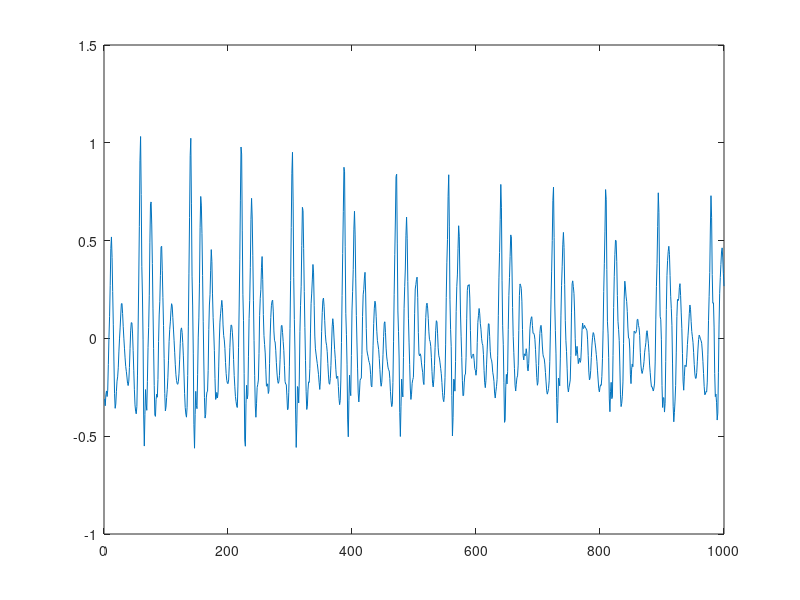
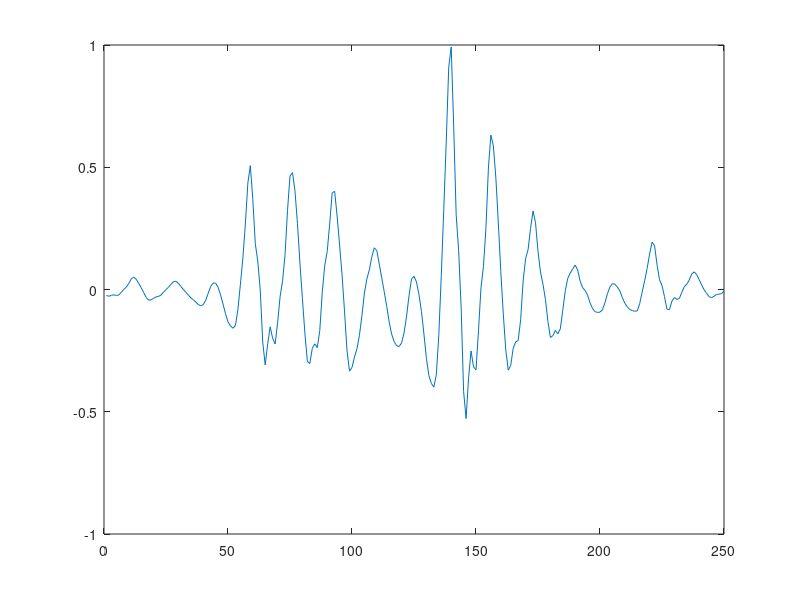
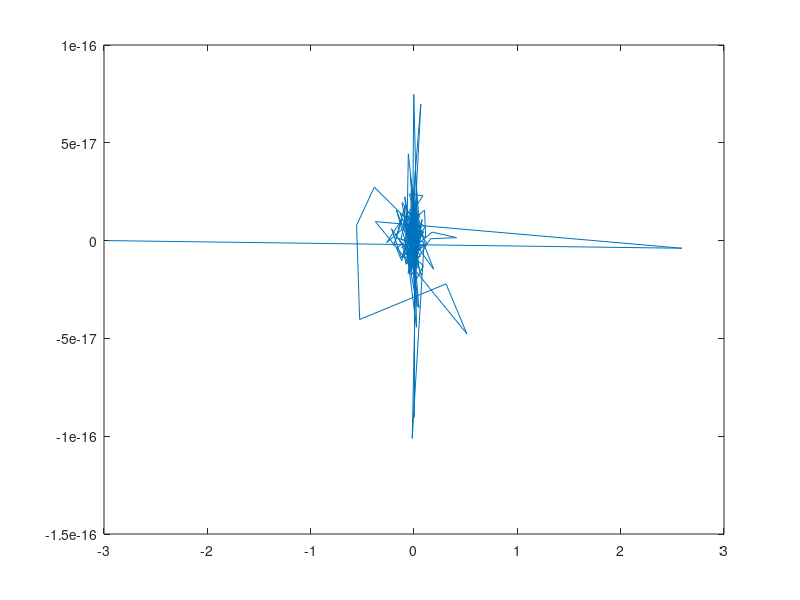
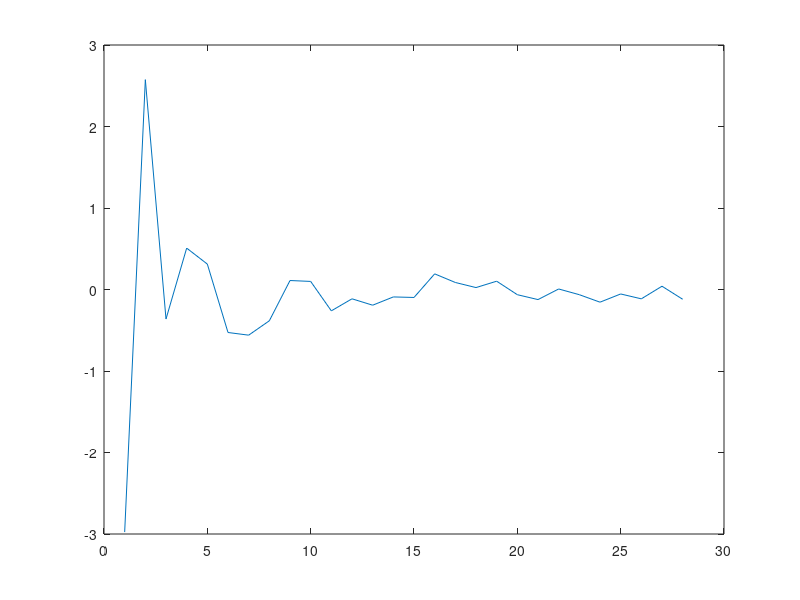

Write the MATLAB code that produced these figures, in order.
load('final2017_p1.mat');
%Code for part a)
y = speech;
figure
plot(y)
ham = hamming(250);
%Make window
windowed_y = y(1:250)'.*ham;
figure
plot(windowed_y)
%Take fft
ffy = fft(windowed_y,1024);
%Find magnitude of fft
for i = 1:length(ffy)
    magffy(i) = abs(ffy(i));
end
%Find fourier of real cepstrum
for i = 1:length(ffy)
    logffy(i) = log(abs(ffy(i))^2);
end
%Get the real cepstrum
ilogffy = ifft(logffy);
%ilogffy(1) = 0;
%ilogffy(end) = 0;
ilogffy;
figure
plot(ilogffy(1:200))
% inds = 0;
% for i = 20:140
%     if abs(ilogffy(i)) > 10*abs(ilogffy(i+1))
%         inds = [inds, i];
%     end
% end
% inds



%Part b)
%Find the max of the cepstrum between 20 and 140. This is the peak
[mag, ind] = max(abs(ilogffy(20:140)))
%Correct for the index (starts at 20, not 0)
trueind = ind+20
%Find pitch by dividing by sampling rate
pitch = (10000/trueind)



%Part c)
%Find the quantization levels
quantized_pitch = 50:250/(-1+2^7):300;
%Find the closest level to the pitch we found
tmp_quant = abs(quantized_pitch - pitch);
[err, ind_quant] = min(tmp_quant)
quant_val = quantized_pitch(ind_quant)
percent_err = abs(quant_val-pitch)/pitch



%Part d)
max_c_quant = max(ilogffy(1:28));
min_c_quant = min(ilogffy(1:28));
quantized_c = min_c_quant:(max_c_quant-min_c_quant)/(-1+2^7):max_c_quant;
%Use this function
x = 1:28;
myfun = 6./x;

for i = 1:28
    temp_quant = -myfun(i):(2*myfun(i)/(-1+2^7)):myfun(i);
    temp_abs = abs(temp_quant - ilogffy(i));
    [err, ind_temp_quant] = min(temp_abs);
    cq(i) = temp_quant(ind_temp_quant);
end

%Results are GREAT
figure
plot(cq)
figure
plot(ilogffy(1:28))


%Part e)
%Lifter!
cq_res = cq;
for i = 2:length(cq)
    cq_res(i) = cq(i)*2;
end


%See what the lifter does to signal
%figure
%plot(cq_res)

%Take fft
refft = fft(cq_res,1024);

%This was for visualization
% for i = 1:length(refft)
%     R(i) = abs(refft(i));
%     ang(i) = angle(refft(i));
% end
% figure
% subplot(2,1,1)
% plot(R(1:500))
% subplot(2,1,2)
% plot(ang(1:500))

%Exponentiate
for i = 1:length(refft)
    exprefft(i) = exp(refft(i));
end
%Take the ifft's real part to get the minimum-phase reconstruction
new = real(ifft(exprefft));
%figure
%plot(new(1:200))
